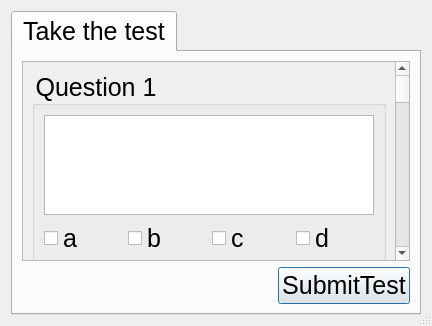
<?xml version="1.0" encoding="UTF-8"?>
<ui version="4.0">
 <class>studentClass</class>
 <widget class="QDialog" name="studentClass">
  <property name="windowModality">
   <enum>Qt::ApplicationModal</enum>
  </property>
  <property name="enabled">
   <bool>true</bool>
  </property>
  <property name="geometry">
   <rect>
    <x>0</x>
    <y>0</y>
    <width>432</width>
    <height>326</height>
   </rect>
  </property>
  <property name="mouseTracking">
   <bool>false</bool>
  </property>
  <property name="contextMenuPolicy">
   <enum>Qt::ActionsContextMenu</enum>
  </property>
  <property name="acceptDrops">
   <bool>false</bool>
  </property>
  <property name="windowTitle">
   <string>Dialog</string>
  </property>
  <property name="sizeGripEnabled">
   <bool>true</bool>
  </property>
  <property name="modal">
   <bool>false</bool>
  </property>
  <layout class="QVBoxLayout" name="verticalLayout_2">
   <item>
    <widget class="QTabWidget" name="tabWidget">
     <property name="styleSheet">
      <string notr="true">*
{
font:25px;
}</string>
     </property>
     <property name="currentIndex">
      <number>0</number>
     </property>
     <widget class="QWidget" name="tab">
      <attribute name="title">
       <string>Take the test</string>
      </attribute>
      <layout class="QVBoxLayout" name="verticalLayout_19">
       <item>
        <widget class="QScrollArea" name="scrollArea">
         <property name="widgetResizable">
          <bool>true</bool>
         </property>
         <widget class="QWidget" name="scrollAreaWidgetContents">
          <property name="geometry">
           <rect>
            <x>0</x>
            <y>0</y>
            <width>376</width>
            <height>1822</height>
           </rect>
          </property>
          <layout class="QVBoxLayout" name="verticalLayout_14">
           <item>
            <widget class="QGroupBox" name="groupBox">
             <property name="title">
              <string>Question 1</string>
             </property>
             <layout class="QVBoxLayout" name="verticalLayout">
              <item>
               <widget class="QTextBrowser" name="textBrowser1">
                <property name="minimumSize">
                 <size>
                  <width>0</width>
                  <height>100</height>
                 </size>
                </property>
                <property name="styleSheet">
                 <string notr="true">*{
font:20px;
}</string>
                </property>
               </widget>
              </item>
              <item>
               <layout class="QHBoxLayout" name="horizontalLayout">
                <item>
                 <widget class="QCheckBox" name="checkBox_11">
                  <property name="text">
                   <string>a</string>
                  </property>
                 </widget>
                </item>
                <item>
                 <widget class="QCheckBox" name="checkBox_12">
                  <property name="text">
                   <string>b</string>
                  </property>
                 </widget>
                </item>
                <item>
                 <widget class="QCheckBox" name="checkBox_13">
                  <property name="text">
                   <string>c</string>
                  </property>
                 </widget>
                </item>
                <item>
                 <widget class="QCheckBox" name="checkBox_14">
                  <property name="text">
                   <string>d</string>
                  </property>
                 </widget>
                </item>
               </layout>
              </item>
             </layout>
            </widget>
           </item>
           <item>
            <widget class="QGroupBox" name="groupBox_6">
             <property name="title">
              <string>Question 2</string>
             </property>
             <layout class="QVBoxLayout" name="verticalLayout_7">
              <item>
               <widget class="QTextBrowser" name="textBrowser2"/>
              </item>
              <item>
               <layout class="QHBoxLayout" name="horizontalLayout_8">
                <item>
                 <widget class="QCheckBox" name="checkBox_21">
                  <property name="text">
                   <string>a</string>
                  </property>
                 </widget>
                </item>
                <item>
                 <widget class="QCheckBox" name="checkBox_22">
                  <property name="text">
                   <string>b</string>
                  </property>
                 </widget>
                </item>
                <item>
                 <widget class="QCheckBox" name="checkBox_23">
                  <property name="text">
                   <string>c</string>
                  </property>
                 </widget>
                </item>
                <item>
                 <widget class="QCheckBox" name="checkBox_24">
                  <property name="text">
                   <string>d</string>
                  </property>
                 </widget>
                </item>
               </layout>
              </item>
             </layout>
            </widget>
           </item>
           <item>
            <widget class="QGroupBox" name="groupBox_7">
             <property name="title">
              <string>Question 3</string>
             </property>
             <layout class="QVBoxLayout" name="verticalLayout_8">
              <item>
               <widget class="QTextBrowser" name="textBrowser3"/>
              </item>
              <item>
               <layout class="QHBoxLayout" name="horizontalLayout_9">
                <item>
                 <widget class="QCheckBox" name="checkBox_31">
                  <property name="text">
                   <string>a</string>
                  </property>
                 </widget>
                </item>
                <item>
                 <widget class="QCheckBox" name="checkBox_32">
                  <property name="text">
                   <string>b</string>
                  </property>
                 </widget>
                </item>
                <item>
                 <widget class="QCheckBox" name="checkBox_33">
                  <property name="text">
                   <string>c</string>
                  </property>
                 </widget>
                </item>
                <item>
                 <widget class="QCheckBox" name="checkBox_34">
                  <property name="text">
                   <string>d</string>
                  </property>
                 </widget>
                </item>
               </layout>
              </item>
             </layout>
            </widget>
           </item>
           <item>
            <widget class="QGroupBox" name="groupBox_5">
             <property name="title">
              <string>Question 4</string>
             </property>
             <layout class="QVBoxLayout" name="verticalLayout_6">
              <item>
               <widget class="QTextBrowser" name="textBrowser4"/>
              </item>
              <item>
               <layout class="QHBoxLayout" name="horizontalLayout_7">
                <item>
                 <widget class="QCheckBox" name="checkBox_41">
                  <property name="text">
                   <string>a</string>
                  </property>
                 </widget>
                </item>
                <item>
                 <widget class="QCheckBox" name="checkBox_42">
                  <property name="text">
                   <string>b</string>
                  </property>
                 </widget>
                </item>
                <item>
                 <widget class="QCheckBox" name="checkBox_43">
                  <property name="text">
                   <string>c</string>
                  </property>
                 </widget>
                </item>
                <item>
                 <widget class="QCheckBox" name="checkBox_44">
                  <property name="text">
                   <string>d</string>
                  </property>
                 </widget>
                </item>
               </layout>
              </item>
             </layout>
            </widget>
           </item>
           <item>
            <widget class="QGroupBox" name="groupBox_8">
             <property name="title">
              <string>Question 5</string>
             </property>
             <layout class="QVBoxLayout" name="verticalLayout_9">
              <item>
               <widget class="QTextBrowser" name="textBrowser5"/>
              </item>
              <item>
               <layout class="QHBoxLayout" name="horizontalLayout_10">
                <item>
                 <widget class="QCheckBox" name="checkBox_51">
                  <property name="text">
                   <string>a</string>
                  </property>
                 </widget>
                </item>
                <item>
                 <widget class="QCheckBox" name="checkBox_52">
                  <property name="text">
                   <string>b</string>
                  </property>
                 </widget>
                </item>
                <item>
                 <widget class="QCheckBox" name="checkBox_53">
                  <property name="text">
                   <string>c</string>
                  </property>
                 </widget>
                </item>
                <item>
                 <widget class="QCheckBox" name="checkBox_54">
                  <property name="text">
                   <string>d</string>
                  </property>
                 </widget>
                </item>
               </layout>
              </item>
             </layout>
            </widget>
           </item>
           <item>
            <widget class="QGroupBox" name="groupBox_3">
             <property name="title">
              <string>Question 6</string>
             </property>
             <layout class="QVBoxLayout" name="verticalLayout_4">
              <item>
               <widget class="QTextBrowser" name="textBrowser6"/>
              </item>
              <item>
               <layout class="QHBoxLayout" name="horizontalLayout_5">
                <item>
                 <widget class="QCheckBox" name="checkBox_61">
                  <property name="text">
                   <string>a</string>
                  </property>
                 </widget>
                </item>
                <item>
                 <widget class="QCheckBox" name="checkBox_62">
                  <property name="text">
                   <string>b</string>
                  </property>
                 </widget>
                </item>
                <item>
                 <widget class="QCheckBox" name="checkBox_63">
                  <property name="text">
                   <string>c</string>
                  </property>
                 </widget>
                </item>
                <item>
                 <widget class="QCheckBox" name="checkBox_64">
                  <property name="text">
                   <string>d</string>
                  </property>
                 </widget>
                </item>
               </layout>
              </item>
             </layout>
            </widget>
           </item>
           <item>
            <widget class="QGroupBox" name="groupBox6">
             <property name="title">
              <string>Question 7</string>
             </property>
             <layout class="QVBoxLayout" name="verticalLayout_3">
              <item>
               <widget class="QTextBrowser" name="textBrowser7"/>
              </item>
              <item>
               <layout class="QHBoxLayout" name="horizontalLayout_4">
                <item>
                 <widget class="QCheckBox" name="checkBox_71">
                  <property name="text">
                   <string>a</string>
                  </property>
                 </widget>
                </item>
                <item>
                 <widget class="QCheckBox" name="checkBox_72">
                  <property name="text">
                   <string>b</string>
                  </property>
                 </widget>
                </item>
                <item>
                 <widget class="QCheckBox" name="checkBox_73">
                  <property name="text">
                   <string>c</string>
                  </property>
                 </widget>
                </item>
                <item>
                 <widget class="QCheckBox" name="checkBox_74">
                  <property name="text">
                   <string>d</string>
                  </property>
                 </widget>
                </item>
               </layout>
              </item>
             </layout>
            </widget>
           </item>
           <item>
            <widget class="QGroupBox" name="groupBox_2">
             <property name="title">
              <string>Question 8</string>
             </property>
             <layout class="QVBoxLayout" name="verticalLayout_17">
              <item>
               <widget class="QTextBrowser" name="textBrowser8"/>
              </item>
              <item>
               <layout class="QHBoxLayout" name="horizontalLayout_18">
                <item>
                 <widget class="QCheckBox" name="checkBox_81">
                  <property name="text">
                   <string>a</string>
                  </property>
                 </widget>
                </item>
                <item>
                 <widget class="QCheckBox" name="checkBox_82">
                  <property name="text">
                   <string>b</string>
                  </property>
                 </widget>
                </item>
                <item>
                 <widget class="QCheckBox" name="checkBox_83">
                  <property name="text">
                   <string>c</string>
                  </property>
                 </widget>
                </item>
                <item>
                 <widget class="QCheckBox" name="checkBox_84">
                  <property name="text">
                   <string>d</string>
                  </property>
                 </widget>
                </item>
               </layout>
              </item>
             </layout>
            </widget>
           </item>
           <item>
            <widget class="QGroupBox" name="groupBox_10">
             <property name="title">
              <string>Question 9</string>
             </property>
             <layout class="QVBoxLayout" name="verticalLayout_18">
              <item>
               <widget class="QTextBrowser" name="textBrowser9"/>
              </item>
              <item>
               <layout class="QHBoxLayout" name="horizontalLayout_19">
                <item>
                 <widget class="QCheckBox" name="checkBox_91">
                  <property name="text">
                   <string>a</string>
                  </property>
                 </widget>
                </item>
                <item>
                 <widget class="QCheckBox" name="checkBox_92">
                  <property name="text">
                   <string>b</string>
                  </property>
                 </widget>
                </item>
                <item>
                 <widget class="QCheckBox" name="checkBox_93">
                  <property name="text">
                   <string>c</string>
                  </property>
                 </widget>
                </item>
                <item>
                 <widget class="QCheckBox" name="checkBox_94">
                  <property name="text">
                   <string>d</string>
                  </property>
                 </widget>
                </item>
               </layout>
              </item>
             </layout>
            </widget>
           </item>
           <item>
            <widget class="QGroupBox" name="groupBox_4">
             <property name="title">
              <string>Question 10</string>
             </property>
             <layout class="QVBoxLayout" name="verticalLayout_5">
              <item>
               <widget class="QTextBrowser" name="textBrowser10"/>
              </item>
              <item>
               <layout class="QHBoxLayout" name="horizontalLayout_6">
                <item>
                 <widget class="QCheckBox" name="checkBox_101">
                  <property name="text">
                   <string>a</string>
                  </property>
                 </widget>
                </item>
                <item>
                 <widget class="QCheckBox" name="checkBox_102">
                  <property name="text">
                   <string>b</string>
                  </property>
                 </widget>
                </item>
                <item>
                 <widget class="QCheckBox" name="checkBox_103">
                  <property name="text">
                   <string>c</string>
                  </property>
                 </widget>
                </item>
                <item>
                 <widget class="QCheckBox" name="checkBox_104">
                  <property name="text">
                   <string>d</string>
                  </property>
                 </widget>
                </item>
               </layout>
              </item>
             </layout>
            </widget>
           </item>
          </layout>
         </widget>
        </widget>
       </item>
       <item>
        <layout class="QHBoxLayout" name="horizontalLayout_2">
         <item>
          <spacer name="horizontalSpacer">
           <property name="orientation">
            <enum>Qt::Horizontal</enum>
           </property>
           <property name="sizeHint" stdset="0">
            <size>
             <width>40</width>
             <height>20</height>
            </size>
           </property>
          </spacer>
         </item>
         <item>
          <widget class="QPushButton" name="pushButton">
           <property name="text">
            <string>SubmitTest</string>
           </property>
          </widget>
         </item>
        </layout>
       </item>
      </layout>
     </widget>
    </widget>
   </item>
  </layout>
 </widget>
 <resources/>
 <connections/>
</ui>
